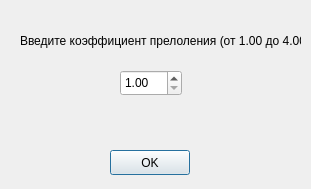
<?xml version="1.0" encoding="UTF-8"?>
<ui version="4.0">
 <class>EnterRefractiveIndex</class>
 <widget class="QDialog" name="EnterRefractiveIndex">
  <property name="geometry">
   <rect>
    <x>0</x>
    <y>0</y>
    <width>311</width>
    <height>189</height>
   </rect>
  </property>
  <property name="windowTitle">
   <string>Dialog</string>
  </property>
  <widget class="QDoubleSpinBox" name="doubleSpinBox">
   <property name="geometry">
    <rect>
     <x>120</x>
     <y>70</y>
     <width>62</width>
     <height>26</height>
    </rect>
   </property>
   <property name="minimum">
    <double>1.000000000000000</double>
   </property>
   <property name="maximum">
    <double>4.000000000000000</double>
   </property>
   <property name="singleStep">
    <double>0.010000000000000</double>
   </property>
  </widget>
  <widget class="QPushButton" name="pushButton">
   <property name="geometry">
    <rect>
     <x>110</x>
     <y>150</y>
     <width>80</width>
     <height>25</height>
    </rect>
   </property>
   <property name="text">
    <string>OK</string>
   </property>
  </widget>
  <widget class="QLabel" name="label">
   <property name="geometry">
    <rect>
     <x>20</x>
     <y>20</y>
     <width>281</width>
     <height>41</height>
    </rect>
   </property>
   <property name="text">
    <string>Введите коэффициент прелоления (от 1.00 до 4.00):</string>
   </property>
  </widget>
 </widget>
 <resources/>
 <connections/>
</ui>
